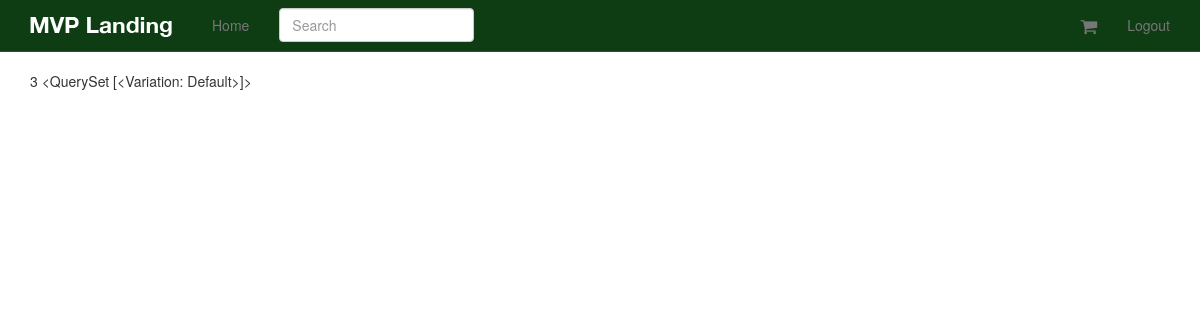
The app's page /orders/ (signed in), older data.
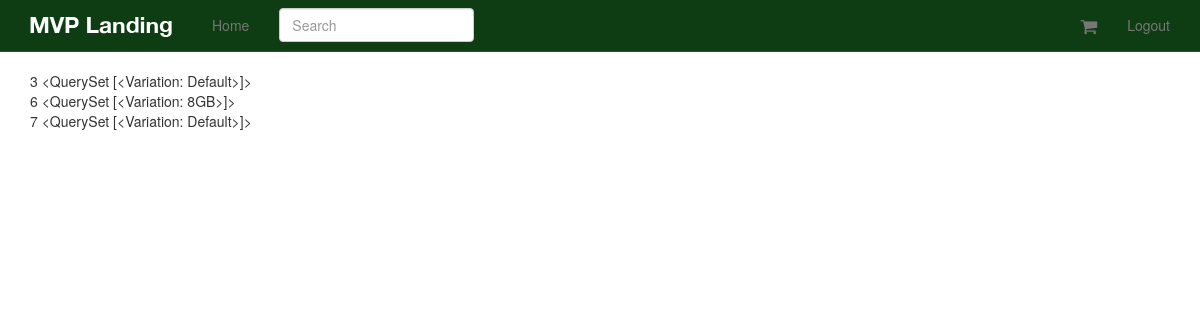
The same page, newer data.
### orders/models.py (models this page shows, shortened)
class Order(models.Model):
    status = models.CharField(max_length=120, choices=ORDER_STATUS_CHOICES, default='created')
    cart = models.ForeignKey(Cart)
    user = models.ForeignKey(UserCheckout, null=True)
    billing_address = models.ForeignKey(UserAddress, related_name='billing_address', null=True)
    shipping_address = models.ForeignKey(UserAddress, related_name='shipping_address', null=True)
    shipping_total_price = models.DecimalField(max_digits=50, decimal_places=2, default=5.99)
    order_total = models.DecimalField(max_digits=50, decimal_places=2)

### carts/models.py (models this page shows, shortened)
class Cart(models.Model):
    user = models.ForeignKey(settings.AUTH_USER_MODEL, null=True, blank=True)
    items = models.ManyToManyField(Variation, through=CartItem)
    timestamp = models.DateTimeField(auto_now_add=True, auto_now=False)
    updated = models.DateTimeField(auto_now_add=False, auto_now=True)
    subtotal = models.DecimalField(max_digits=50, decimal_places=2, default=25.00)
    tax_percentage = models.DecimalField(max_digits=50, decimal_places=5, default=0.085)
    tax_total = models.DecimalField(max_digits=50, decimal_places=2, default=25.00)
    total = models.DecimalField(max_digits=50, decimal_places=2, default=25.00)

### products/models.py (models this page shows, shortened)
class Variation(models.Model):
    product = models.ForeignKey(Product)
    title = models.CharField(max_length=120)
    price = models.DecimalField(decimal_places=2, max_digits=20)
    sale_price = models.DecimalField(decimal_places=2, max_digits=20, null=True, blank=True)
    active = models.BooleanField(default=True)
    inventory = models.IntegerField(null=True, blank=True)  # refer none == unlimited amount
    def __unicode__(self):
        return self.title

### orders/views.py (the view)
# urls.py: url(r'^orders/$', OrderList.as_view(), name='orders'),
class OrderList(LoginRequiredMixin, ListView):
    queryset = Order.objects.all()
    def get_queryset(self):
        user_check_id = self.request.user.id
        return super(OrderList, self).get_queryset().filter(user__user=user_check_id)

### orders/mixins.py (called while the page is built)
    @method_decorator(login_required)
    def dispatch(self, request, *args, **kwargs):
        return super(LoginRequiredMixin, self).dispatch(request, *args, **kwargs)

### orders/templates/orders/order_list.html
{% extends "base.html" %}
{% block content %}
    <ul class="list-unstyled">
    {% for object in object_list %}
        <li>{{ object.id  }} {{ object.cart.items.all }}</li>
    {% endfor %}
    </ul>
{% endblock %}

Row changes from the older to the newer data that the page shows:
added Order: id "6", cart.items.all "<QuerySet [<Variation: 8GB>]>"
added Order: id "7", cart.items.all "<QuerySet [<Variation: Default>]>"
